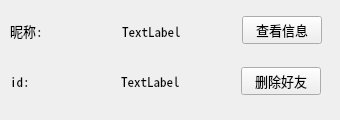
<?xml version="1.0" encoding="UTF-8"?>
<ui version="4.0">
 <class>vxfriendItem</class>
 <widget class="QWidget" name="vxfriendItem">
  <property name="geometry">
   <rect>
    <x>0</x>
    <y>0</y>
    <width>340</width>
    <height>120</height>
   </rect>
  </property>
  <property name="minimumSize">
   <size>
    <width>340</width>
    <height>120</height>
   </size>
  </property>
  <property name="maximumSize">
   <size>
    <width>340</width>
    <height>120</height>
   </size>
  </property>
  <property name="windowTitle">
   <string>Form</string>
  </property>
  <widget class="QWidget" name="layoutWidget">
   <property name="geometry">
    <rect>
     <x>10</x>
     <y>60</y>
     <width>311</width>
     <height>42</height>
    </rect>
   </property>
   <layout class="QHBoxLayout" name="horizontalLayout">
    <item>
     <widget class="QLabel" name="label_2">
      <property name="minimumSize">
       <size>
        <width>50</width>
        <height>0</height>
       </size>
      </property>
      <property name="font">
       <font>
        <family>Noto Sans Mono CJK SC</family>
        <pointsize>10</pointsize>
       </font>
      </property>
      <property name="text">
       <string>id:</string>
      </property>
     </widget>
    </item>
    <item>
     <spacer name="horizontalSpacer_5">
      <property name="orientation">
       <enum>Qt::Horizontal</enum>
      </property>
      <property name="sizeHint" stdset="0">
       <size>
        <width>13</width>
        <height>40</height>
       </size>
      </property>
     </spacer>
    </item>
    <item>
     <widget class="QLabel" name="idLab">
      <property name="font">
       <font>
        <family>Noto Sans Mono CJK SC</family>
        <pointsize>10</pointsize>
       </font>
      </property>
      <property name="text">
       <string>TextLabel</string>
      </property>
     </widget>
    </item>
    <item>
     <spacer name="horizontalSpacer_6">
      <property name="orientation">
       <enum>Qt::Horizontal</enum>
      </property>
      <property name="sizeHint" stdset="0">
       <size>
        <width>13</width>
        <height>40</height>
       </size>
      </property>
     </spacer>
    </item>
    <item>
     <widget class="QPushButton" name="delelteBtm">
      <property name="font">
       <font>
        <family>Noto Sans Mono CJK SC</family>
        <pointsize>10</pointsize>
       </font>
      </property>
      <property name="text">
       <string>删除好友</string>
      </property>
     </widget>
    </item>
   </layout>
  </widget>
  <widget class="QWidget" name="layoutWidget_2">
   <property name="geometry">
    <rect>
     <x>10</x>
     <y>10</y>
     <width>312</width>
     <height>41</height>
    </rect>
   </property>
   <layout class="QHBoxLayout" name="horizontalLayout_2">
    <item>
     <widget class="QLabel" name="label">
      <property name="minimumSize">
       <size>
        <width>50</width>
        <height>0</height>
       </size>
      </property>
      <property name="font">
       <font>
        <family>Noto Sans Mono CJK SC</family>
        <pointsize>10</pointsize>
       </font>
      </property>
      <property name="text">
       <string>昵称:</string>
      </property>
     </widget>
    </item>
    <item>
     <spacer name="horizontalSpacer_2">
      <property name="orientation">
       <enum>Qt::Horizontal</enum>
      </property>
      <property name="sizeHint" stdset="0">
       <size>
        <width>40</width>
        <height>20</height>
       </size>
      </property>
     </spacer>
    </item>
    <item>
     <widget class="QLabel" name="nameLab">
      <property name="font">
       <font>
        <family>Noto Sans Mono CJK SC</family>
        <pointsize>10</pointsize>
       </font>
      </property>
      <property name="text">
       <string>TextLabel</string>
      </property>
     </widget>
    </item>
    <item>
     <spacer name="horizontalSpacer">
      <property name="orientation">
       <enum>Qt::Horizontal</enum>
      </property>
      <property name="sizeHint" stdset="0">
       <size>
        <width>40</width>
        <height>20</height>
       </size>
      </property>
     </spacer>
    </item>
    <item>
     <widget class="QPushButton" name="detailBtm">
      <property name="font">
       <font>
        <family>Noto Sans Mono CJK SC</family>
        <pointsize>10</pointsize>
       </font>
      </property>
      <property name="text">
       <string>查看信息</string>
      </property>
     </widget>
    </item>
   </layout>
  </widget>
 </widget>
 <resources/>
 <connections/>
</ui>
